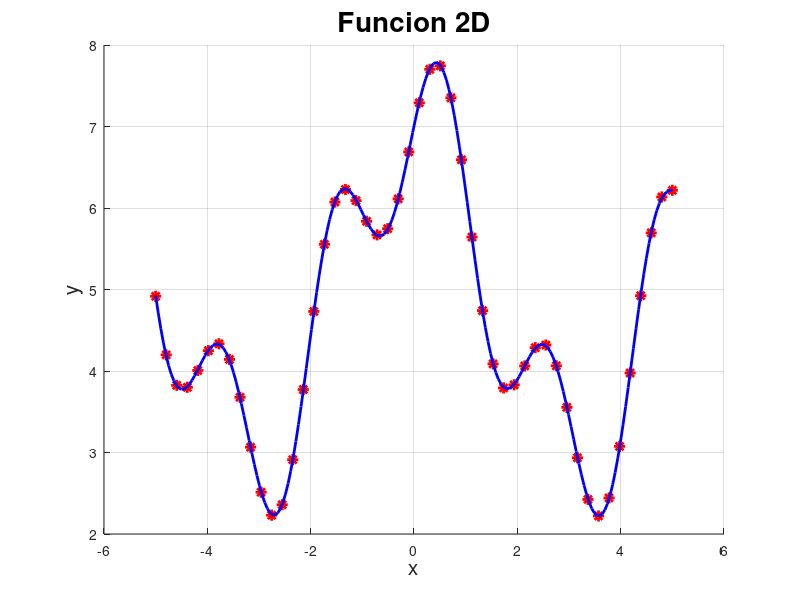

Here is the MATLAB script that generated this plot:
% Ian Mu;oz Nu;ez

close all
clear
clc

pkg load statistics

xl = -5; % Limite inferior de la funcion
xu = 5; % Limite superior de la funcion
n = 50; % Numero de elementos de entrada

x = linspace(xl, xu, n)'; % Datos de entrada
y = 2 * cos(x) + sin(3*x) + 5; % Salida deseada

figure(1)
hold on
grid on
plot(x, y, 'r*', 'LineWidth', 2, 'MarkerSize', 8)

k = 16; % Numero de nucleos
[~, mu] = kmeans(x,k); % Distribucion de los nucleos

sigma = (max(mu)-min(mu))/sqrt(2*k); % Desviacion estandar

G = zeros(n,k); % Matriz de funciones
for i=1:n
    for j=1:k
        dist = norm((x(i)-mu(j)), 2); % Distancia euclidiana
        G(i,j) = exp(-(dist^2)/(2*(sigma^2))); % Funcion de base radial
    end
end

W = pinv(G) * y; % Pesos de la red

n = 200; % Numero de muestras nuevas
x = linspace(xl, xu, n); % Datos de entrada

G = zeros(n,k); % Matriz para las funciones de base radial
for i=1:n
    for j=1:k
        dist = norm((x(i)-mu(j)), 2); % Distancia euclidiana
        G(i,j) = exp(-(dist^2)/(2*(sigma^2))); % Funcion de base radial
    end
end

yp = G * W; % Prediccion de la red

figure(1)
hold on
grid on

plot(x, yp, 'b-', 'LineWidth', 2)

title("Funcion 2D", 'FontSize', 20)
xlabel('x', 'FontSize', 15)
ylabel('y', 'FontSize', 15)
